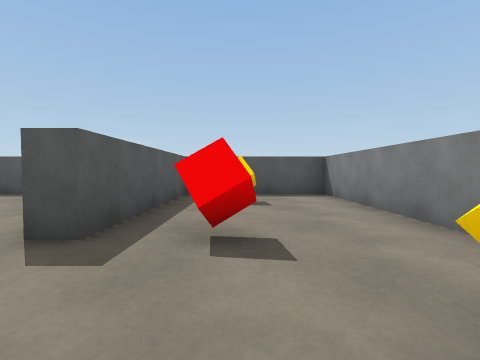
View 1 (above)

22 first-person views from a walk through a scene from a Unity 3-D project. The camera is 0.62 m above the floor, tilts 2° down and sees 85° across. The floor is counted in squares, 1 m on a side. Each view is taken from the middle of a square. On the plan, view 1 faces up. The plan holds only what a view shows up to about 9 squares ahead; the rest is blank. The player is left out.

View 2
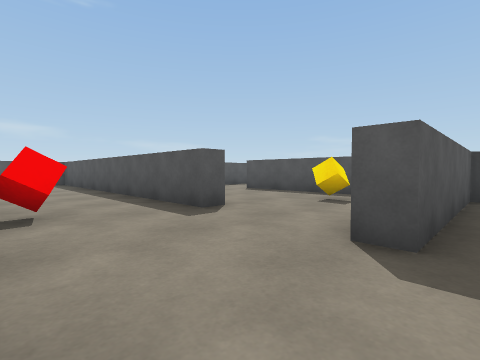

View 3
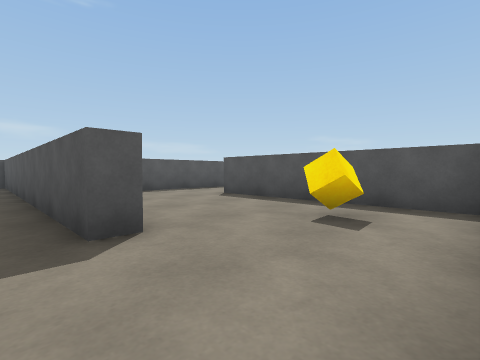

View 4
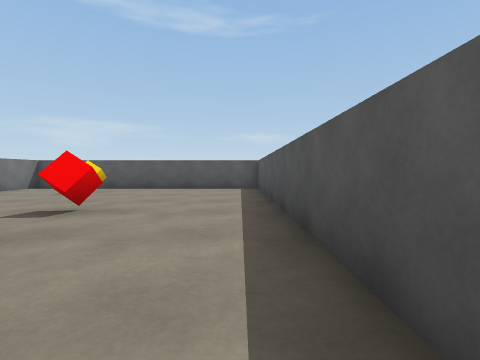

View 5
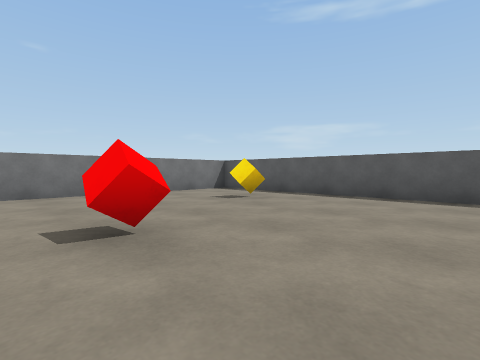

View 6
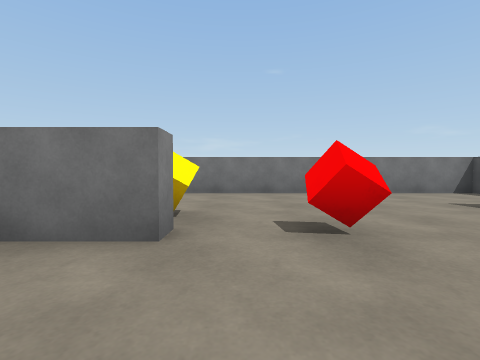

View 7
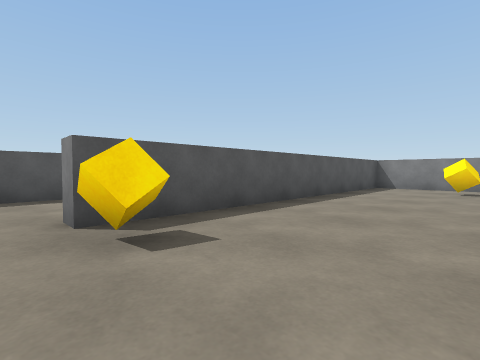

View 8
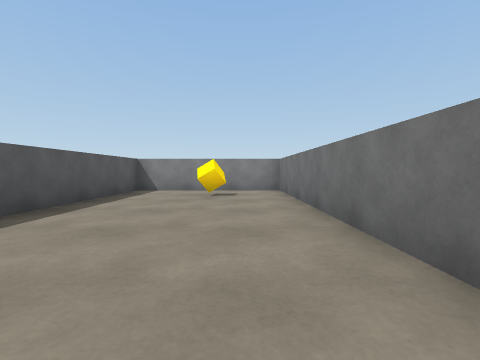

View 9
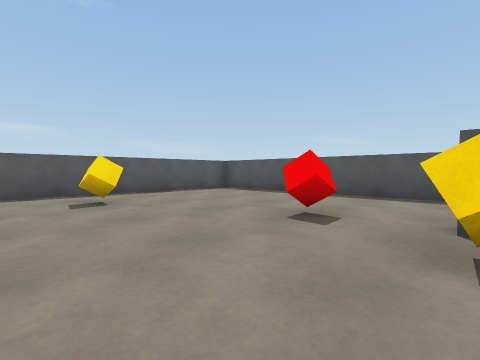

View 10
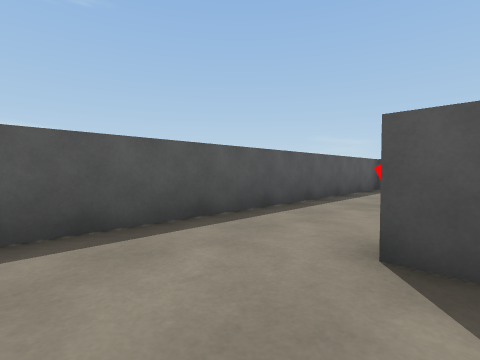

View 11
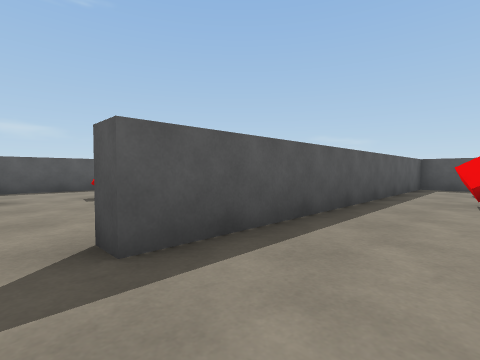

View 12
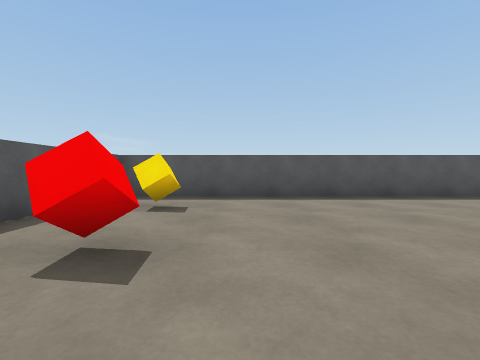

View 13
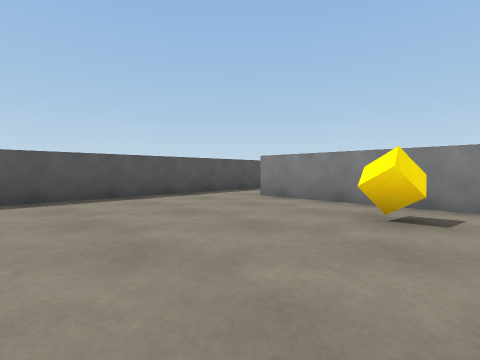

View 14
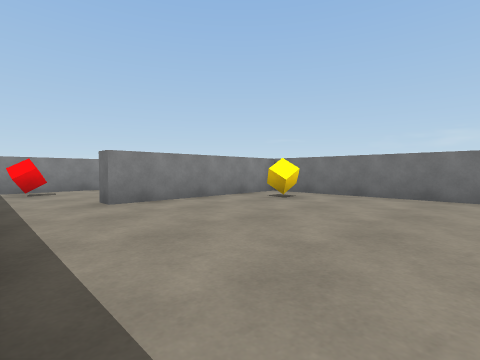

View 15
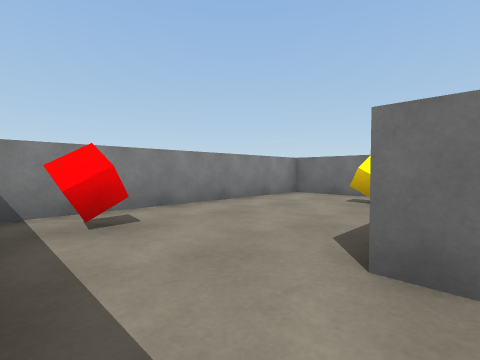

View 16
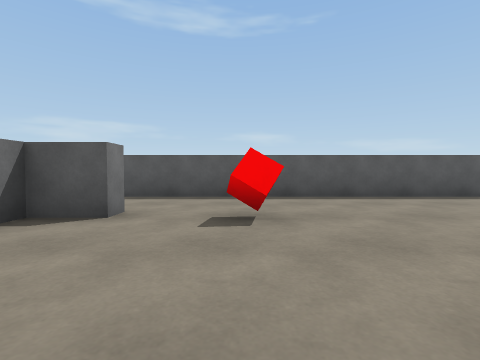

View 17
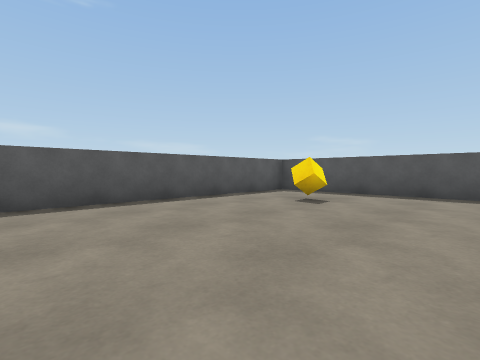

View 18
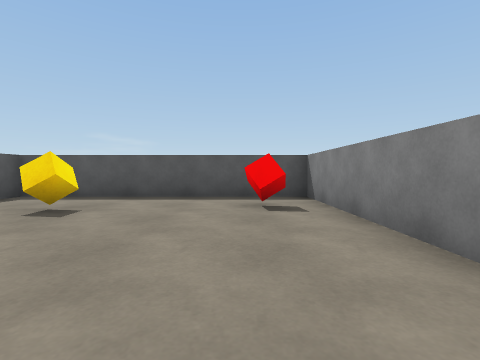

View 19
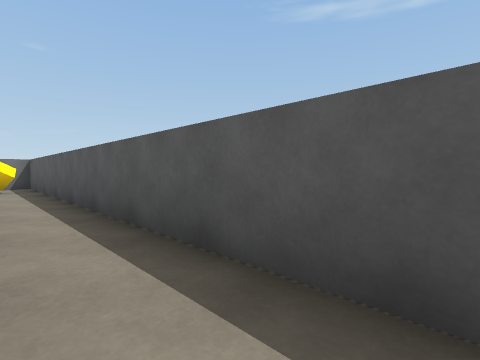

View 20
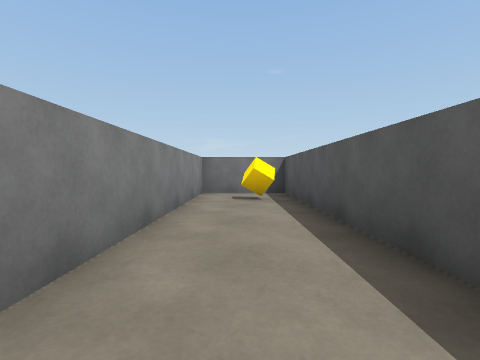

View 21
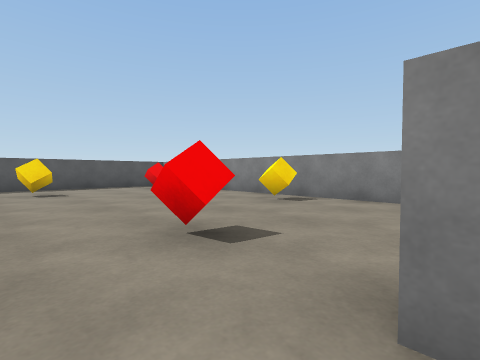

View 22
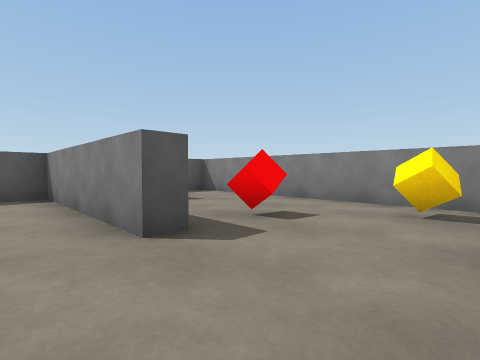

### Floor plan
Ten units are one square. View 1 is at (0, 0); x grows to the right and y downward. Boxes are objects, and circles mark ways between rooms. Rooms are numbered by the first view taken in them; rooms with no view inside come last. Other rooms are left out.
<svg viewBox="-178 -147 206 205">
<path fill="none" stroke="#000" d="M-46 -27 -140 -27M-48 53 23 53 23 8 -73 8 -73 3 -59 3M-101 53 -65 53M23 -1 23 -69 -14 -69 -14 -23 -19 -23M-145 -18 -145 53 -116 53M-46 -32 -46 -27M-99 -74 -99 -47 -105 -47M-19 -23 -19 -69 -76 -69M-68 -74 -25 -74M-25 -142 -99 -142 -99 -74M-19 -75 -19 -123M-19 -123 -14 -123M-5 -142 -25 -142M4 -74 23 -74 23 -139M-150 -43 -145 -43 -145 -32 -140 -32M-104 -52 -104 -142 -173 -142 -173 53 -150 53 -150 -9"/>
<rect x="-135" y="15" width="10" height="10" fill="#bbb"><title>cube</title></rect>
<rect x="-95" y="5" width="10" height="10" fill="#bbb"><title>red cube</title></rect>
<rect x="-75" y="15" width="10" height="10" fill="#bbb"><title>cube</title></rect>
<rect x="-55" y="-5" width="10" height="10" fill="#bbb"><title>red cube</title></rect>
<rect x="-5" y="-25" width="10" height="10" fill="#bbb"><title>red cube</title></rect>
<rect x="-5" y="-55" width="10" height="10" fill="#bbb"><title>other object</title></rect>
<rect x="5" y="25" width="10" height="10" fill="#bbb"><title>cube</title></rect>
<rect x="5" y="-15" width="10" height="10" fill="#bbb"><title>cube</title></rect>
<rect x="-45" y="-55" width="10" height="10" fill="#bbb"><title>cube</title></rect>
<rect x="-85" y="-105" width="10" height="10" fill="#bbb"><title>red cube</title></rect>
<rect x="-85" y="-135" width="10" height="10" fill="#bbb"><title>cube</title></rect>
<rect x="-35" y="-95" width="10" height="10" fill="#bbb"><title>cube</title></rect>
<rect x="-5" y="-95" width="10" height="10" fill="#bbb"><title>cube</title></rect>
<rect x="5" y="-135" width="10" height="10" fill="#bbb"><title>red cube</title></rect>
<rect x="-165" y="35" width="10" height="10" fill="#bbb"><title>cube</title></rect>
<rect x="-155" y="-125" width="10" height="10" fill="#bbb"><title>cube</title></rect>
<rect x="-145" y="-65" width="10" height="10" fill="#bbb"><title>red cube</title></rect>
<rect x="-125" y="-135" width="10" height="10" fill="#bbb"><title>red cube</title></rect>
<rect x="-115" y="-85" width="10" height="10" fill="#bbb"><title>cube</title></rect>
<circle cx="-35" cy="-30" r="3" fill="#2a7"/>
<circle cx="-85" cy="-70" r="3" fill="#2a7"/>
<circle cx="-100" cy="-40" r="3" fill="#2a7"/>
<circle cx="-20" cy="-135" r="3" fill="#2a7"/>
<text x="-60" y="0">1</text>
<text x="-60" y="-50">2</text>
<text x="-60" y="-110">3</text>
<text x="0" y="-110">4</text>
<text x="-140" y="-70">5</text>
</svg>
Room 1 opens to room 2. Room 2 opens to room 3. Room 2 opens to room 5. Room 3 opens to room 4.

Where each view was taken, in squares from view 1:
view 1: 0 up, 0 right, facing up
view 2: 0 up, 1 left, facing up-left
view 3: 2 up, 2 left, facing up-left
view 4: 2 up, 5 left, facing left
view 5: 2 up, 8 left, facing down-left
view 6: 2 up, 8 left, facing down
view 7: 4 down, 8 left, facing up-right
view 8: 4 down, 6 left, facing right
view 9: 4 down, 7 left, facing up-left
view 10: 5 up, 7 left, facing up-left
view 11: 4 up, 8 left, facing up-left
view 12: 8 up, 7 left, facing up
view 13: 8 up, 7 left, facing up-right
view 14: 14 up, 7 left, facing down-right
view 15: 14 up, 2 left, facing down-right
view 16: 6 up, 11 left, facing left
view 17: 7 up, 12 left, facing up-left
view 18: 8 up, 12 left, facing up
view 19: 6 up, 16 left, facing down-left
view 20: 2 up, 16 left, facing down
view 21: 4 up, 16 left, facing up-right
view 22: 0 up, 3 left, facing up-right
